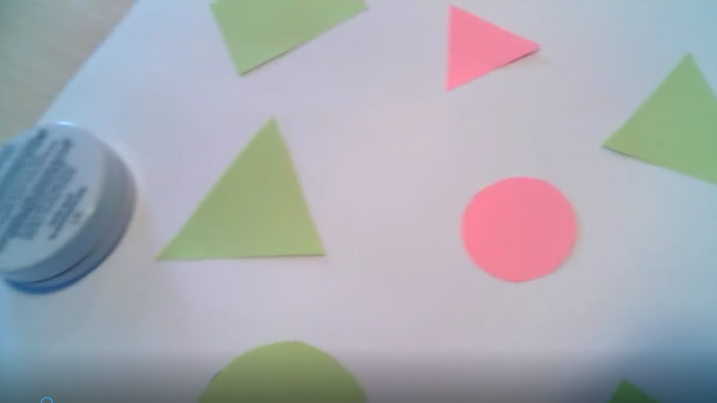
#> input picture resources/image.png, 1433 x 805 px (shown at 1/2 size)
$ python blue_shapes_script.py
#> lines starting #> are read from the running program, lines starting #| are printed output that depends on the picture; after the words box and inside, x2 and y2 are one past the last pixel; in counts of white or black regions, pixels touching at a corner belong together
import cv2
import numpy as np


def nothing(x):
    pass


path_to_video = '../../resources/output.avi'
cap = cv2.VideoCapture(path_to_video)

path_to_picture = '../../resources/image.png'
img1 = cv2.imread(path_to_picture)
#> img1 is the input picture: shape (805, 1433, 3); mean B, G, R 176.8, 169.7, 166.7

cv2.namedWindow("Trackbars")
cv2.createTrackbar("L-H", "Trackbars", 106, 180, nothing)
cv2.createTrackbar("L-S", "Trackbars", 12, 255, nothing)
cv2.createTrackbar("L-V", "Trackbars", 127, 255, nothing)
cv2.createTrackbar("U-H", "Trackbars", 127, 180, nothing)
cv2.createTrackbar("U-S", "Trackbars", 76, 255, nothing)
cv2.createTrackbar("U-V", "Trackbars", 202, 255, nothing)

while True:
    _, frame = cap.read()
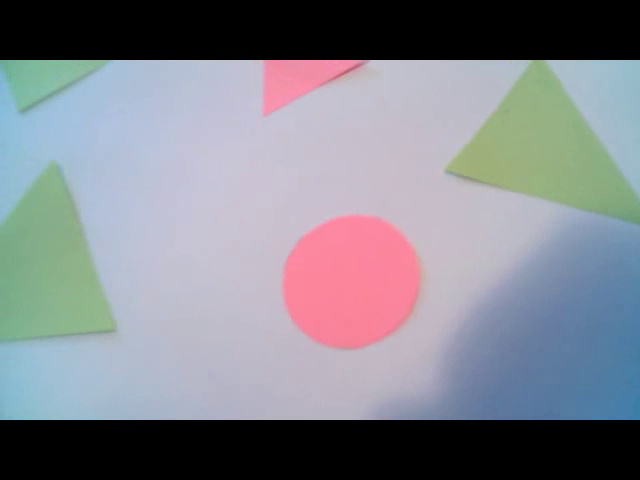
#> input picture frame 57 of resources/output.avi, 640 x 480 px
#> frame is the input picture: shape (480, 640, 3); mean B, G, R 139.4, 131.2, 129.1
    hsv = cv2.cvtColor(frame, cv2.COLOR_BGR2HSV)
#> hsv: shape (480, 640, 3); mean H, S, V 87.9, 42.6, 148.7


    img1_hsv = cv2.cvtColor(img1, cv2.COLOR_BGR2HSV)
#> img1_hsv: shape (805, 1433, 3); mean H, S, V 112.2, 40, 185.8

    l_h = cv2.getTrackbarPos("L-H", "Trackbars")
    l_s = cv2.getTrackbarPos("L-S", "Trackbars")
    l_v = cv2.getTrackbarPos("L-V", "Trackbars")
    u_h = cv2.getTrackbarPos("U-H", "Trackbars")
    u_s = cv2.getTrackbarPos("U-S", "Trackbars")
    u_v = cv2.getTrackbarPos("U-V", "Trackbars")

    lower_color = np.array([l_h, l_s, l_v])
    upper_color = np.array([u_h, u_s, u_v])

    mask = cv2.inRange(hsv, lower_color, upper_color)
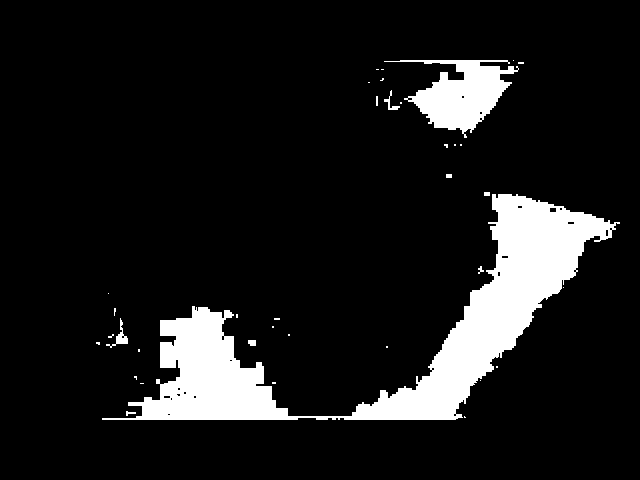
#> mask: shape (480, 640); 10.8% white; 37 white regions (27 under 20 px), largest, box (x1, y1, x2, y2) and area: (102, 194, 620, 420) 27946, (384, 60, 519, 138) 4576, (106, 318, 128, 348) 156
    img1_mask = cv2.inRange(img1_hsv, lower_color, upper_color)
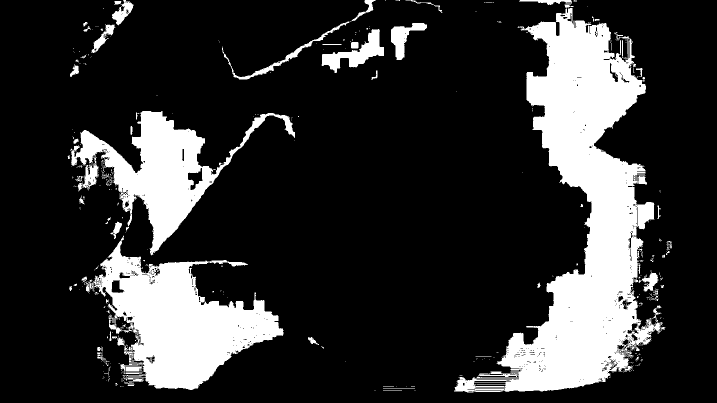
#> img1_mask: shape (805, 1433) (shown at 1/2 size); 19.7% white; 506 white regions (438 under 20 px), largest, box (x1, y1, x2, y2) and area: (908, 9, 1326, 785) 120575, (171, 471, 567, 780) 54820, (142, 222, 590, 511) 35886

    kernel = np.ones((5, 5), np.uint8)  # black square
    mask = cv2.erode(mask, kernel)
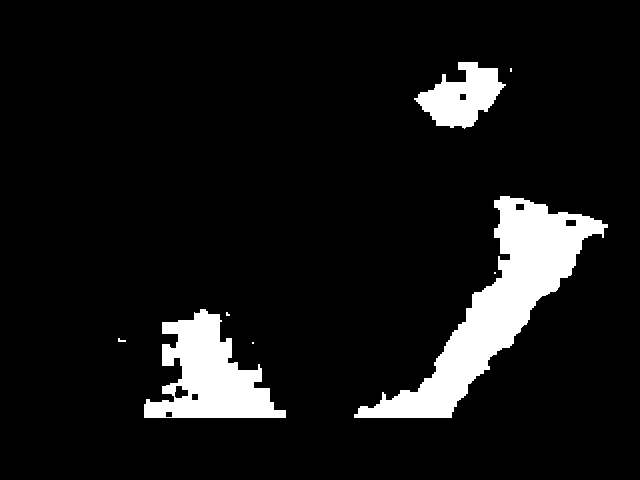
#> mask: shape (480, 640); 8.7% white; 8 white regions (4 under 20 px), largest, box (x1, y1, x2, y2) and area: (354, 196, 608, 418) 15233, (144, 309, 286, 418) 8093, (414, 62, 506, 129) 3369, (118, 338, 126, 342) 20
    img1_mask = cv2.erode(img1_mask, kernel)
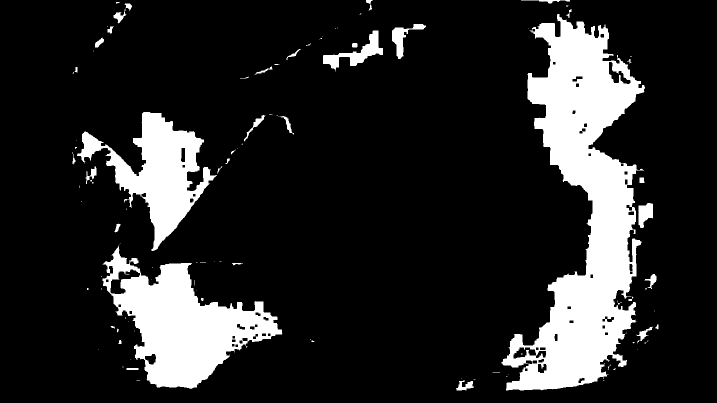
#> img1_mask: shape (805, 1433) (shown at 1/2 size); 15.7% white; 109 white regions (71 under 20 px), largest, box (x1, y1, x2, y2) and area: (1003, 28, 1290, 781) 99170, (205, 491, 565, 778) 45277, (154, 224, 434, 502) 27372

    _, threshold = cv2.threshold(mask, 150, 255, cv2.THRESH_BINARY)
    _, img1_threshold = cv2.threshold(img1_mask, 150, 255, cv2.THRESH_BINARY)

    cv2.imshow('original', frame)
    cv2.imshow("threshold", threshold)

    cv2.imshow('img1_original', img1)
    cv2.imshow("img1_threshold", img1_threshold)

    k = cv2.waitKey(30) & 0xff
#> (key Esc is pressed here)
    if k == 27:
        break
cap.release()
cv2.destroyAllWindows()
